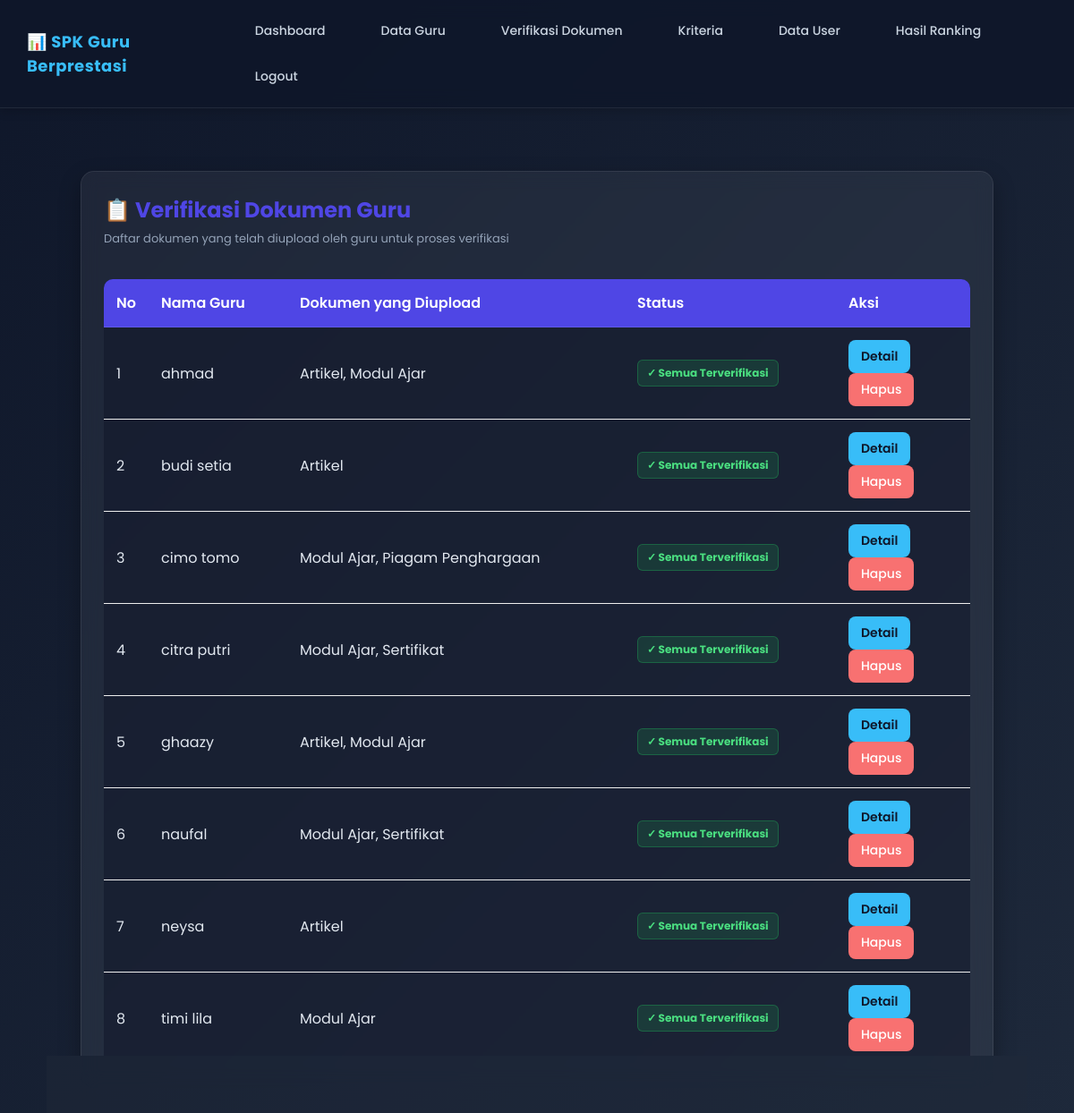
Screenshot of /spk_guru_saw/admin/data_dokumen.php (signed in) with the database file from the repository.
### tables this page shows
CREATE TABLE `users` (
  `id_user` int(11) NOT NULL,
  `nama` varchar(100) DEFAULT NULL,
  `username` varchar(20) DEFAULT NULL,
  `password` varchar(255) DEFAULT NULL,
  `role` enum('admin','penilai','kepsek','guru') NOT NULL
);

### spk_guru_saw/admin/data_dokumen.php (the view, shortened to what this page needs)
<?php
include '../config/koneksi.php';
$query = mysqli_query($koneksi, "
    SELECT
        u.id_user as id_guru,
        u.nama as nama_guru,
        GROUP_CONCAT(d.jenis_dokumen SEPARATOR ', ') as daftar_dokumen,
        SUM(CASE WHEN d.status = 'Pending' THEN 1 ELSE 0 END) as pending_count
    FROM users u
    JOIN dokumen d ON u.id_user = d.id_guru
    GROUP BY u.id_user
    ORDER BY pending_count DESC, u.nama ASC
");
?>
<!DOCTYPE html>
<html>
<head>
    <link rel="stylesheet" href="../assets/css/style.css">
</head>
<body>
<?php include '../template/menu_admin.php'; ?>
<div class="container">
    <div class="card">
        <div class="page-title">
            <div>
                <h2>📋 Verifikasi Dokumen Guru</h2>
                <div class="subtitle">Daftar dokumen yang telah diupload oleh guru untuk proses verifikasi</div>
            </div>
        </div>
        <div class="table-container">
            <table>
                <tr>
                    <th width="50">No</th>
                    <th>Nama Guru</th>
                    <th>Dokumen yang Diupload</th>
                    <th>Status</th>
                    <th width="150">Aksi</th>
                </tr>
                <?php
                $no = 1;
                if (mysqli_num_rows($query) > 0) {
                    while($d = mysqli_fetch_array($query)){
                ?>
                <tr>
                    <td><?= $no++; ?></td>
                    <td><?= htmlspecialchars($d['nama_guru']); ?></td>
                    <td><?= htmlspecialchars($d['daftar_dokumen']); ?></td>
                    <td>
                        <?php if($d['pending_count'] > 0){ ?>
                            <span class="badge-pending">⏳ <?= $d['pending_count']; ?> Belum Diverifikasi</span>
                        <?php } else { ?>
                            <span class="badge-verified">✓ Semua Terverifikasi</span>
                        <?php } ?>
                    </td>
                    <td>
                        <a href="detail_guru.php?id=<?= $d['id_guru']; ?>" class="btn btn-detail">
                            Detail
                        </a>
                        <a href="hapus_dokumen_guru.php?id=<?= $d['id_guru']; ?>" class="btn btn-hapus" onclick="return confirm('Yakin ingin menghapus semua dokumen milik <?= addslashes($d['nama_guru']); ?>?')">
                            Hapus
                        </a>
                    </td>
                </tr>
                <?php } } ?>
            </table>
        </div>
    </div>
</div>
</body>
</html>

### spk_guru_saw/template/menu_admin.php (shortened to what this page needs)
<nav class="menu">
    <div class="logo">
        📊 SPK Guru Berprestasi
    </div>
    <div class="menu-link">
        <a href="/spk_guru_saw/admin/dashboard.php">Dashboard</a>
        <a href="/spk_guru_saw/admin/gurunya/guru.php">Data Guru</a>
        <a href="/spk_guru_saw/admin/data_dokumen.php">Verifikasi Dokumen</a>
        <a href="/spk_guru_saw/admin/kriterianya/kriteria.php">Kriteria</a>
        <a href="/spk_guru_saw/admin/usernya/user.php">Data User</a>
        <a href="/spk_guru_saw/admin/hasilnya/hasil.php">Hasil Ranking</a>
        <a href="/spk_guru_saw/auth/logout.php">Logout</a>
    </div>
</nav>

### spk_guru_saw/assets/css/style.css (style rules this page uses)
* { margin:0; padding:0; box-sizing:border-box; font-family:'Poppins', sans-serif; }
body { background:#f4f7fb; color:#333; }
.menu { width:100%; background:linear-gradient(135deg,#4f46e5,#7c3aed); padding:18px 40px; display:flex; justify-content:space-between; align-items:center; box-shadow:0 4px 20px rgba(0,0,0,0.1); }
.logo { color:white; font-size:22px; font-weight:600; }
.menu-link a { color:white; text-decoration:none; margin-left:20px; transition:0.3s; font-weight:500; }
.container { width:90%; margin:40px auto; }
.card { background:white; padding:30px; border-radius:20px; box-shadow:0 10px 25px rgba(0,0,0,0.08); }
h2 { margin-bottom:20px; color:#4f46e5; }
button, .btn { display:inline-block; padding:12px 20px; border:none; border-radius:10px; text-decoration:none; cursor:pointer; transition:0.3s; font-size:14px; font-weight:500; }
.btn-hapus { background:#ef4444; color:white; }
.table-container { overflow-x:auto; }
table { width:100%; border-collapse:collapse; margin-top:20px; }
table tr th { background:#4f46e5; color:white; padding:14px; text-align:left; }
table tr td { padding:14px; border-bottom:1px solid #eee; }
.btn-detail { background:#3b82f6; color:white; padding:8px 15px; border-radius:8px; text-decoration:none; margin-right:5px; }
.btn { background:#10b981; color:white; padding:10px 20px; border:none; border-radius:8px; cursor:pointer; text-decoration:none; }
.btn { background:#10b981; color:white; padding:10px 20px; border:none; border-radius:8px; text-decoration:none; cursor:pointer; }

### spk_guru_saw/admin/data_dokumen.php (style rules this page uses)
body { margin:0; font-family: 'Segoe UI', Tahoma, sans-serif; background: linear-gradient(135deg, #0f172a, #1e293b); color:#fff; overflow-y: scroll; }
.container { padding:30px; }
.card { background: rgba(255,255,255,0.06); border: 1px solid rgba(255,255,255,0.08); backdrop-filter: blur(10px); padding:25px; border-radius:15px; box-shadow: 0 10px 25px rgba(0,0,0,0.3); }
.page-title { display:flex; justify-content:space-between; align-items:center; margin-bottom:15px; }
h2 { margin:0; font-size:24px; }
.subtitle { font-size:13px; color:#94a3b8; margin-top:5px; }
.btn { display:inline-block; padding:8px 14px; border-radius:8px; text-decoration:none; font-size:14px; transition:0.3s ease; border:none; cursor:pointer; }
.btn-detail { background:#38bdf8; color:#0f172a; font-weight:600; margin-right:5px; }
.btn-hapus { background:#f87171; color:#fff; }
.table-container { overflow-x:auto; margin-top:15px; }
table { width:100%; border-collapse:collapse; min-width:600px; background: rgba(15, 23, 42, 0.4); border-radius:10px; overflow:hidden; }
th { padding:12px 15px; text-align:left; background: rgba(56, 189, 248, 0.15); color:#cbd5e1; font-weight:600; border-bottom:1px solid rgba(255,255,255,0.1); }
td { padding:12px 15px; text-align:left; color:#e2e8f0; border-bottom:1px solid rgba(255,255,255,0.05); background: rgba(15, 23, 42, 0.2); }
tr { transition: background-color 0.15s ease; }
.badge-verified { background: rgba(34, 197, 94, 0.15); color: #4ade80; padding: 5px 10px; border-radius: 6px; font-size: 12px; font-weight: bold; border: 1px solid rgba(34, 197, 94, 0.3); display: inline-block; }

### spk_guru_saw/template/menu_admin.php (style rules this page uses)
.menu * { box-sizing: border-box; }
.menu { display: flex; justify-content: space-between; align-items: center; padding: 15px 30px; background: rgba(15, 23, 42, 0.85); backdrop-filter: blur(10px); -webkit-backdrop-filter: blur(10px); border-bottom: 1px solid rgba(255, 255, 255, 0.08); box-shadow: 0 4px 10px rgba(0, 0, 0, 0.15); position: sticky; top: 0; z-index: 1000; }
.logo { font-size: 18px; font-weight: bold; color: #38bdf8; letter-spacing: 0.5px; display: flex; align-items: center; }
.menu-link { display: flex; gap: 12px; flex-wrap: wrap; }
.menu-link a { text-decoration: none; color: #cbd5e1; padding: 8px 14px; border-radius: 8px; font-size: 14px; font-weight: 500; transition: all 0.3s ease; border: 1px solid transparent; text-align: center; }

### rows the page displays
users: nama "ahmad", daftar_dokumen "Artikel, Modul Ajar"
users: nama "budi setia", daftar_dokumen "Artikel"
users: nama "cimo tomo", daftar_dokumen "Modul Ajar, Piagam Penghargaan"
users: nama "citra putri", daftar_dokumen "Modul Ajar, Sertifikat"
users: nama "ghaazy", daftar_dokumen "Artikel, Modul Ajar"
users: nama "naufal", daftar_dokumen "Modul Ajar, Sertifikat"
users: nama "neysa", daftar_dokumen "Artikel"
users: nama "timi lila", daftar_dokumen "Modul Ajar"
